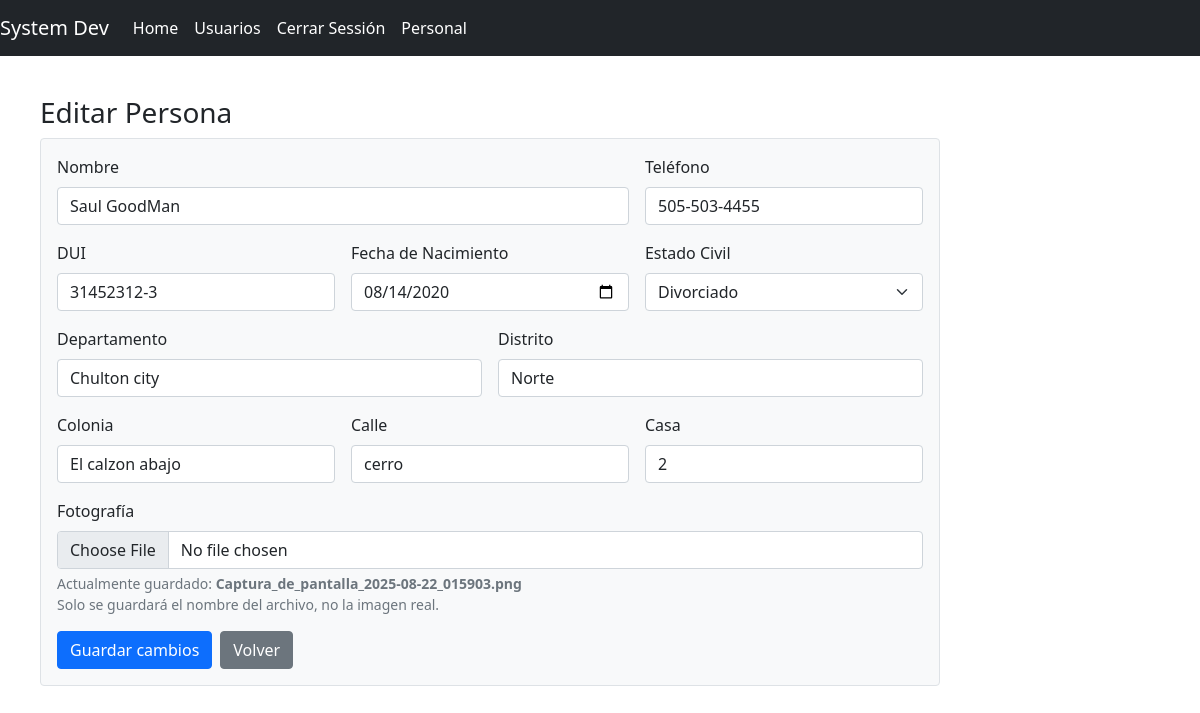
The page /appRecursosHumanos-main/editar-persona.php?id=4 (signed in) on the database its author committed.
### tables this page shows
CREATE TABLE `persona` (
  `id` int(11) NOT NULL,
  `nombre` varchar(120) NOT NULL,
  `telefono` varchar(20) DEFAULT NULL,
  `dui` varchar(10) NOT NULL,
  `fecha_nacimiento` date DEFAULT NULL,
  `departamento` varchar(100) DEFAULT NULL,
  `distrito` varchar(100) DEFAULT NULL,
  `colonia` varchar(120) DEFAULT NULL,
  `calle` varchar(120) DEFAULT NULL,
  `casa` varchar(60) DEFAULT NULL,
  `estado_civil` enum('Soltero','Casado','Divorciado','Viudo') DEFAULT 'Soltero',
  `imagen_ruta` varchar(255) DEFAULT NULL,
  `fecha_registro` timestamp NOT NULL DEFAULT current_timestamp()
);

### appRecursosHumanos-main/editar-persona.php (the view, shortened to what this page needs)
<?php
include_once __DIR__ . '/conf/conf.php';
function e(null|string $v): string {
  return htmlspecialchars((string)($v ?? ''), ENT_QUOTES, 'UTF-8');
}
$id  = (int) (filter_input(INPUT_GET, 'id', FILTER_VALIDATE_INT) ?? 0);
$stmt = mysqli_prepare($con, "SELECT * FROM persona WHERE id = ?");
mysqli_stmt_bind_param($stmt, "i", $id);
mysqli_stmt_execute($stmt);
$res = mysqli_stmt_get_result($stmt);
$p   = $res ? mysqli_fetch_assoc($res) : null;
?>
<!DOCTYPE html>
<html lang="es">
<head>
  <link href="https://cdn.jsdelivr.net/npm/bootstrap@5.0.2/dist/css/bootstrap.min.css" rel="stylesheet">
</head>
<body>
<?php include_once __DIR__ . '/nav.php'; ?>
<div class="contenido">
  <h3>Editar Persona</h3>
  <form action="crud-personas.php" method="POST" enctype="multipart/form-data" class="p-3 border rounded bg-light" novalidate>
    <div class="row g-3">
      <div class="col-md-8">
        <label class="form-label" for="nombre">Nombre</label>
        <input id="nombre" name="nombre" class="form-control" required value="<?= e($p['nombre']) ?>">
      </div>
      <div class="col-md-4">
        <label class="form-label" for="telefono">Teléfono</label>
        <input id="telefono" name="telefono" class="form-control" inputmode="tel" value="<?= e($p['telefono']) ?>">
      </div>
      <div class="col-md-4">
        <label class="form-label" for="dui">DUI</label>
        <input id="dui" name="dui" class="form-control" required
               placeholder="00000000-0" pattern="^\d{8}-\d$" title="Formato esperado: 00000000-0"
               value="<?= e($p['dui']) ?>">
      </div>
      <div class="col-md-4">
        <label class="form-label" for="fnac">Fecha de Nacimiento</label>
        <input id="fnac" type="date" name="fecha_nacimiento" class="form-control" value="<?= e($p['fecha_nacimiento']) ?>">
      </div>
      <div class="col-md-4">
        <label class="form-label" for="ecivil">Estado Civil</label>
        <select id="ecivil" name="estado_civil" class="form-select">
          <?php foreach (['Soltero','Casado','Divorciado','Viudo'] as $o): ?>
            <option value="<?= e($o) ?>" <?= ($p['estado_civil'] === $o) ? 'selected' : '' ?>><?= e($o) ?></option>
          <?php endforeach; ?>
        </select>
      </div>
      <div class="col-md-6">
        <label class="form-label" for="departamento">Departamento</label>
        <input id="departamento" name="departamento" class="form-control" value="<?= e($p['departamento']) ?>">
      </div>
      <div class="col-md-6">
        <label class="form-label" for="distrito">Distrito</label>
        <input id="distrito" name="distrito" class="form-control" value="<?= e($p['distrito']) ?>">
      </div>
      <div class="col-md-4">
        <label class="form-label" for="colonia">Colonia</label>
        <input id="colonia" name="colonia" class="form-control" value="<?= e($p['colonia']) ?>">
      </div>
      <div class="col-md-4">
        <label class="form-label" for="calle">Calle</label>
        <input id="calle" name="calle" class="form-control" value="<?= e($p['calle']) ?>">
      </div>
      <div class="col-md-4">
        <label class="form-label" for="casa">Casa</label>
        <input id="casa" name="casa" class="form-control" value="<?= e($p['casa']) ?>">
      </div>
      <div class="col-md-12">
        <label class="form-label" for="imagen">Fotografía</label>
        <input id="imagen" type="file" name="imagen" class="form-control" accept="image/*">
        <small class="text-muted d-block mt-1">
          Actualmente guardado: <b><?= e($p['imagen_ruta'] ?: 'Ninguno') ?></b><br>
          Solo se guardará el nombre del archivo, no la imagen real.
        </small>
      </div>
    </div>
    <div class="mt-3 d-flex gap-2">
      <button class="btn btn-primary">Guardar cambios</button>
      <a class="btn btn-secondary" href="personal.php">Volver</a>
    </div>
  </form>
</div>
</body>
</html>

### appRecursosHumanos-main/nav.php (shortened to what this page needs)
<nav class="navbar navbar-expand-lg navbar-light bg-dark">
  <a class="navbar-brand" style="color:white" href="home.php">System Dev</a>
  <div class="collapse navbar-collapse" id="navbarNav">
    <ul class="navbar-nav">
      <li class="nav-item active">
        <a class="nav-link" style="color:white" href="home.php">Home</a>
      </li>
      <li class="nav-item">
         <a class="nav-link" style="color:white" href="usuarios.php">Usuarios</a>
      </li>
      <li class="nav-item">
         <a class="nav-link" style="color:white" href="salir.php">Cerrar Sessión</a>
      </li>
      <li class="nav-item">
        <a class="nav-link" style="color:white" href="personal.php">Personal</a>
      </li>
    </ul>
  </div>
</nav>

### appRecursosHumanos-main/editar-persona.php (style rules this page uses)
.contenido { margin:40px;max-width:900px }

### rows shown on the page
persona: nombre "Saul GoodMan", telefono "505-503-4455", dui "31452312-3", fecha_nacimiento "08/14/2020", departamento "Chulton city", distrito "Norte", colonia "El calzon abajo", calle "cerro", casa "2", imagen_ruta "Captura_de_pantalla_2025-08-22_015903.png"

### other values the page prints
form field estado_civil "Divorciado"
